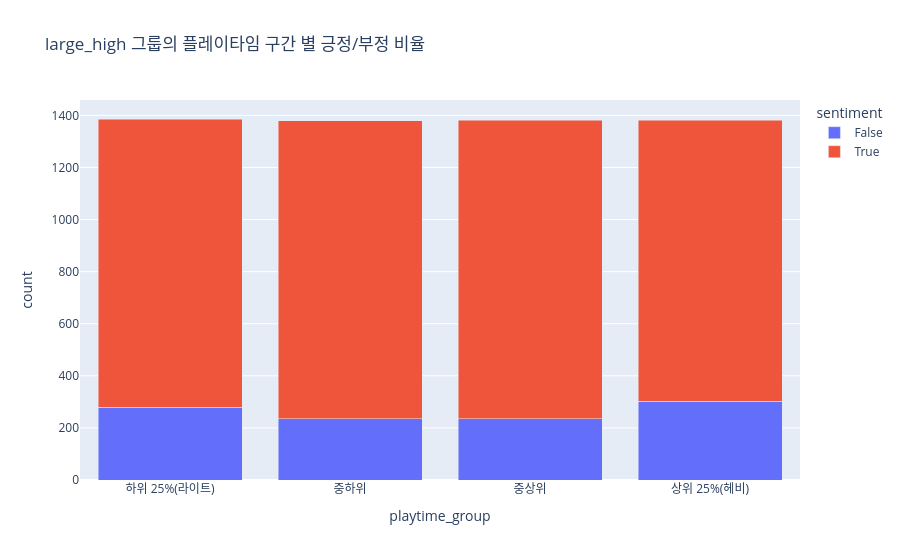

This figure's notebook cell:
### Code cell
import seaborn as sns
import matplotlib.pyplot as plt
import plotly.express as px
import warnings
warnings.filterwarnings('ignore')

# plt.rcParams['font.family'] = 'AppleGothic'    # Mac
plt.rcParams['font.family'] = 'Malgun Gothic' # Windows
plt.rcParams['axes.unicode_minus'] = False

# 3. 시각화 (Stacked Bar Chart)
fig = px.bar(review_lh.groupby(['playtime_group', 'sentiment']).size().reset_index(name='count'), 
            x="playtime_group", 
            y="count", 
            color="sentiment",
            barmode="stack",
            title = "large_high 그룹의 플레이타임 구간 별 긍정/부정 비율") # 일단 쌓기 모드로 생성

fig.show()

### Figure 1 — Plotly figure (JSON) as saved in the notebook; plotly's stock layout.template omitted (floating-point values rounded to 4 significant figures)
{"data": [{"hovertemplate": "sentiment=False<br>playtime_group=%{x}<br>count=%{y}<extra></extra>", "legendgroup": "False", "marker": {"color": "#636efa", "pattern": {"shape": ""}}, "name": "False", "orientation": "v", "showlegend": true, "textposition": "auto", "type": "bar", "x": ["하위 25%(라이트)", "중하위", "중상위", "상위 25%(헤비)"], "xaxis": "x", "y": [280, 236, 236, 302], "yaxis": "y"}, {"hovertemplate": "sentiment=True<br>playtime_group=%{x}<br>count=%{y}<extra></extra>", "legendgroup": "True", "marker": {"color": "#EF553B", "pattern": {"shape": ""}}, "name": "True", "orientation": "v", "showlegend": true, "textposition": "auto", "type": "bar", "x": ["하위 25%(라이트)", "중하위", "중상위", "상위 25%(헤비)"], "xaxis": "x", "y": [1106, 1144, 1146, 1080], "yaxis": "y"}], "layout": {"barmode": "stack", "legend": {"title": {"text": "sentiment"}, "tracegroupgap": 0}, "title": {"text": "large_high 그룹의 플레이타임 구간 별 긍정/부정 비율"}, "xaxis": {"anchor": "y", "domain": [0, 1], "title": {"text": "playtime_group"}}, "yaxis": {"anchor": "x", "domain": [0, 1], "title": {"text": "count"}}}}
